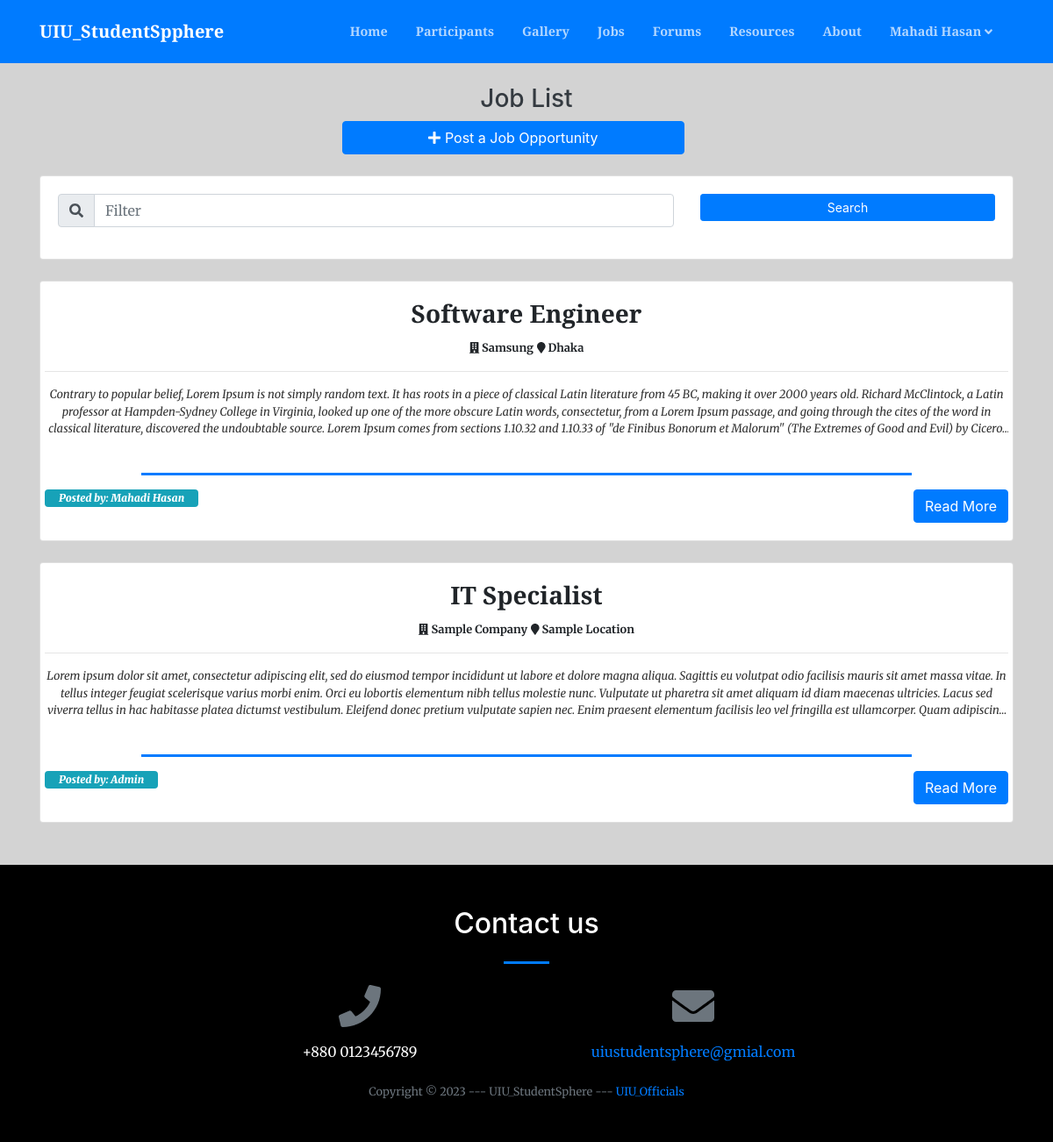
/index.php?page=careers (signed in), run on the app's committed database.
### tables this page shows
CREATE TABLE `careers` (
  `id` int(30) NOT NULL,
  `company` varchar(250) NOT NULL,
  `location` text NOT NULL,
  `job_title` text NOT NULL,
  `description` text NOT NULL,
  `user_id` int(30) NOT NULL,
  `date_created` datetime NOT NULL DEFAULT current_timestamp()
);

CREATE TABLE `users` (
  `id` int(30) NOT NULL,
  `name` text NOT NULL,
  `username` varchar(200) NOT NULL,
  `password` text NOT NULL,
  `type` tinyint(1) NOT NULL DEFAULT 3 COMMENT '1=Admin,2=Alumni officer, 3= alumnus',
  `auto_generated_pass` text NOT NULL,
  `alumnus_id` int(30) NOT NULL
);

### careers.php (the view, shortened to what this page needs)
<?php
include 'admin/db_connect.php';
?>
<br><br><br><br>
<h3 class="text-dark">Job List</h3>
<div class="row col-md-12 mb-2 justify-content-center">
                    <button class="btn btn-primary btn-block col-sm-4" type="button" id="new_career"><i class="fa fa-plus"></i> Post a Job Opportunity</button>
            </div>
<div class="container mt-3 pt-2">
    <div class="card mb-4">
        <div class="card-body">
            <div class="row">
                <div class="col-md-8">
                    <div class="input-group mb-3">
                      <div class="input-group-prepend">
                        <span class="input-group-text" id="filter-field"><i class="fa fa-search"></i></span>
                      </div>
                      <input type="text" class="form-control" placeholder="Filter" id="filter" aria-label="Filter" aria-describedby="filter-field">
                    </div>
                </div>
                <div class="col-md-4">
                    <button class="btn btn-primary btn-block btn-sm" id="search">Search</button>
                </div>
            </div>
        </div>
    </div>
   <?php
    $event = $conn->query("SELECT c.*,u.name from careers c inner join users u on u.id = c.user_id order by id desc");
    while($row = $event->fetch_assoc()):
        $trans = get_html_translation_table(HTML_ENTITIES,ENT_QUOTES);
        unset($trans["\""], $trans["<"], $trans[">"], $trans["<h2"]);
        $desc = strtr(html_entity_decode($row['description']),$trans);
        $desc=str_replace(array("<li>","</li>"), array("",","), $desc);
    ?>
    <div class="card job-list" data-id="<?php echo $row['id'] ?>">
        <div class="card-body">
            <div class="row  align-items-center justify-content-center text-center h-100">
                <div class="">
                    <h3><b class="filter-txt"><?php echo ucwords($row['job_title']) ?></b></h3>
                    <div>
                    <span class="filter-txt"><small><b><i class="fa fa-building"></i> <?php echo ucwords($row['company']) ?></b></small></span>
                    <span class="filter-txt"><small><b><i class="fa fa-map-marker"></i> <?php echo ucwords($row['location']) ?></b></small></span>
                    </div>
                    <hr>
                    <larger class="truncate filter-txt"><?php echo strip_tags($desc) ?></larger>
                    <br>
                    <hr class="divider"  style="max-width: calc(80%)">
                    <span class="badge badge-info float-left px-3 pt-1 pb-1">
                        <b><i>Posted by: <?php echo $row['name'] ?></i></b>
                    </span>
                    <button class="btn btn-primary float-right read_more" data-id="<?php echo $row['id'] ?>">Read More</button>
                </div>
            </div>
        </div>
    </div>
    <br>
    <?php endwhile; ?>
</div>

### index.php (style rules this page uses)
body { background: lightgrey; }

### careers.php (style rules this page uses)
h3 { text-align: center; }

### data on the page
careers: job_title "Software Engineer", company "Samsung", location "Dhaka", description "Contrary to popular belief, Lorem Ipsum is not simply random text. It has roots in a piece of classical Latin literature from 45 BC, making it over 2000 years old. Richard McClintock, a Latin professor at Hampden-Sydney College in Virginia, looked up one of the more obscure Latin words, consectetur, from a Lorem Ipsum passage, and going through the cites of the word in classical literature, discovered the undoubtable source. Lorem Ipsum comes from sections 1.10.32 and 1.10.33 of \"de Finibus Bonorum et Malorum\" (The Extremes of Good and Evil) by…", user.name "Mahadi Hasan"
careers: job_title "IT Specialist", company "Sample Company", location "Sample Location", description "Lorem ipsum dolor sit amet, consectetur adipiscing elit, sed do eiusmod tempor incididunt ut labore et dolore magna aliqua. Sagittis eu volutpat odio facilisis mauris sit amet massa vitae. In tellus integer feugiat scelerisque varius morbi enim. Orci eu lobortis elementum nibh tellus molestie nunc. Vulputate ut pharetra sit amet aliquam id diam maecenas ultricies. Lacus sed viverra tellus in hac habitasse platea dictumst vestibulum. Eleifend donec pretium vulputate sapien nec. Enim praesent elementum facilisis leo vel fringilla est ullamcorper. Quam…", user.name "Admin"

### other printed values
$_SESSION['system']['name'] "UIU_StudentSpphere"
$_SESSION['login_name'] "Mahadi Hasan"
